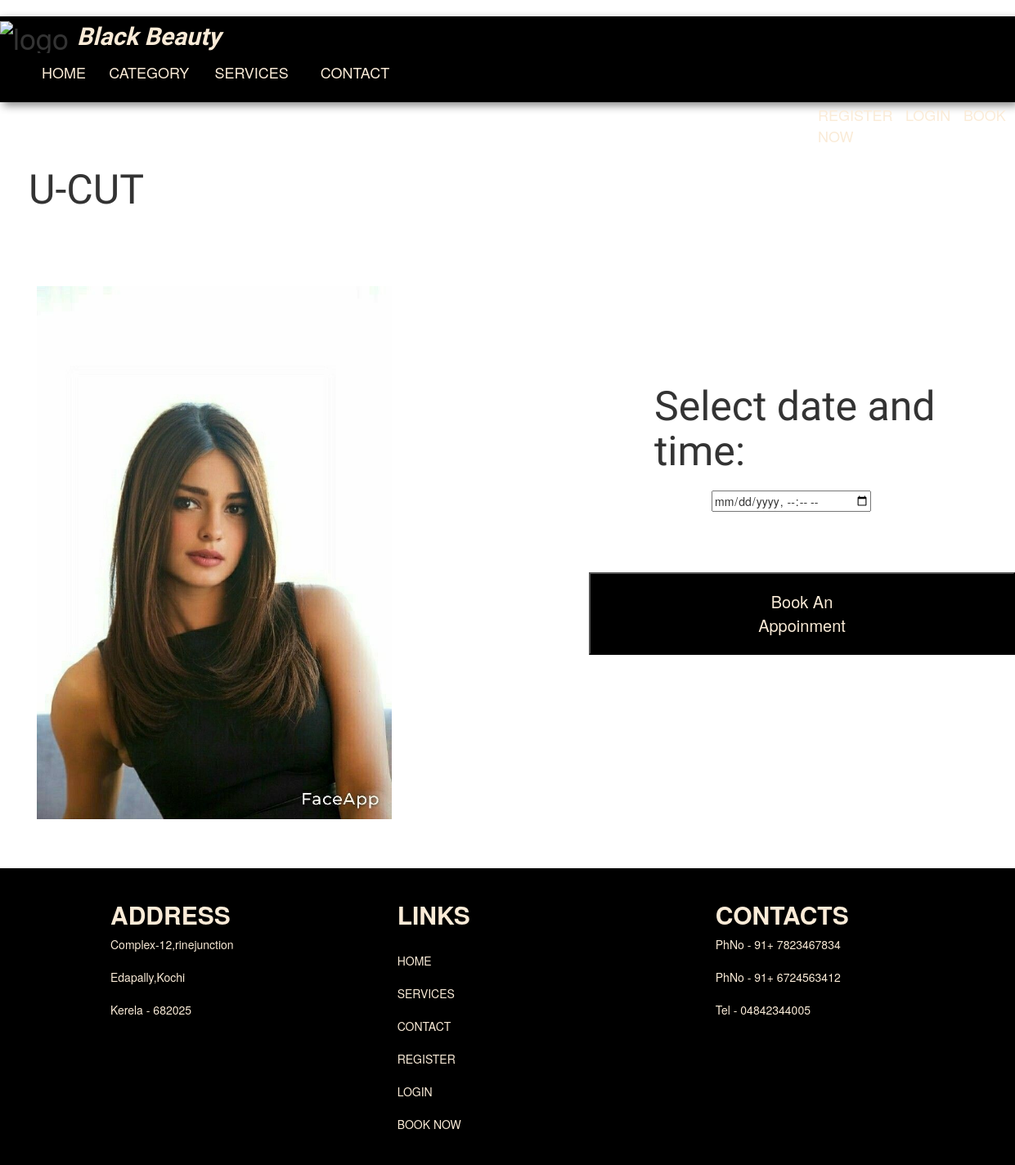
/details/7/, run on the app's committed database.
### AdminApp/models.py (models this page shows)
class Services(models.Model):
    Add_Services=models.CharField(max_length=60)
    Price=models.IntegerField()
    Image=models.ImageField(upload_to='image',default="null.jpg")
    categoryid=models.CharField(max_length=100,default='')

### user/views.py (the view)
# urls.py: path('details/<int:categoryid>/',views.details,name='details'),
def details(request,categoryid):
    data=Services.objects.filter(id=categoryid)
    return render(request,'details.html',{'data':data})

### user/templates/details.html (shortened to what this page needs)
{% extends 'contact.html' %}
{% block content %}
<!DOCTYPE html>
{% load static %}
<html>
    <head>
        <link rel="stylesheet" href="{% static 'details.css' %}">
        <link rel="stylesheet" href="{% static 'slideshowgallery.css' %}">
    </head>
    <body>
      <div class="row">
        <div class="row">
          {% for i in data %}
          <div class="col-md-6">
            <h1 id="name">{{i.Add_Services}}</h1><br><br><br><br>
            <div class="book">
              <div>
                <img src="{{i.Image.url}}" alt="image" width="70%" class="image">
              </div>
            </div>
          </div>
          {% endfor %}
        </div>
              <h2 id="time">Select date and time:</h2>
                  <div>
                      <input type="datetime-local" id="date" name="date">
                  </div>
                  <div>
                  <a href="{% url 'bookingform' %}"><button id="appoinmentbutton">Book An Appoinment</button></a>
                </div>
            </div>
    </body>
</html>
{% endblock %}

### user/static/contact.css (style rules this page uses)
h1 { padding: 0px; margin-bottom: 0px; }
body { padding: 0px; margin: 0px; }

### user/static/details.css (style rules this page uses)
#name { margin-left: 50px; font-family: 'Edu TAS Beginner', cursive; font-size: 50px; }
#date { position: absolute; left: 870px; top: 600px; }
#time { position: absolute; left: 800px; top: 450px; font-family: 'Edu TAS Beginner', cursive; font-size: 50px; }
#appoinmentbutton { position: absolute; left: 720px; top: 700px; background-color: black; color: antiquewhite; padding-left: 200px; padding-top: 20px; padding-bottom: 20px; padding-right: 200px; font-size: 20px; }
.image { margin-left: 60px; }

### user/static/slideshowgallery.css (style rules this page uses)
.row:after { content: ""; display: table; clear: both; }

### data on the page
Services: Add_Services "U-CUT", Image (picture)
